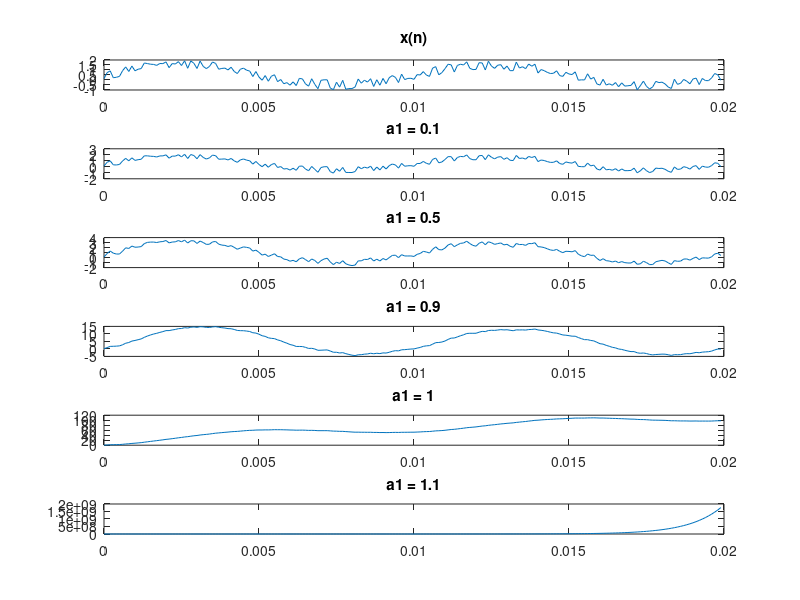

This chart was generated by the following MATLAB code:

% Waarden
p = 100;
r = 10000;

n = 200;
T = (n-1)/r;
t = linspace(0,T,n);

ruis = rand(1,n);

x = sin(2*pi*p*t) + ruis;

a1 = {0.1 0.5 0.9 1 1.1};
b = 1;

% Plotten x(n)
subplot(6,1,1);
plot(t,x);
title('x(n)');
    
% Alle waarden van a1 afgaan
for n = 1:5
    % Plotten y(n)
    a = [1 -a1{n}];
    
    % Filter
    xf = filter(b,a,x);

    subplot(6,1,n+1);
    plot(t,xf);
    titel = sprintf('a1 = %d', a1{n});
    title(titel);
end